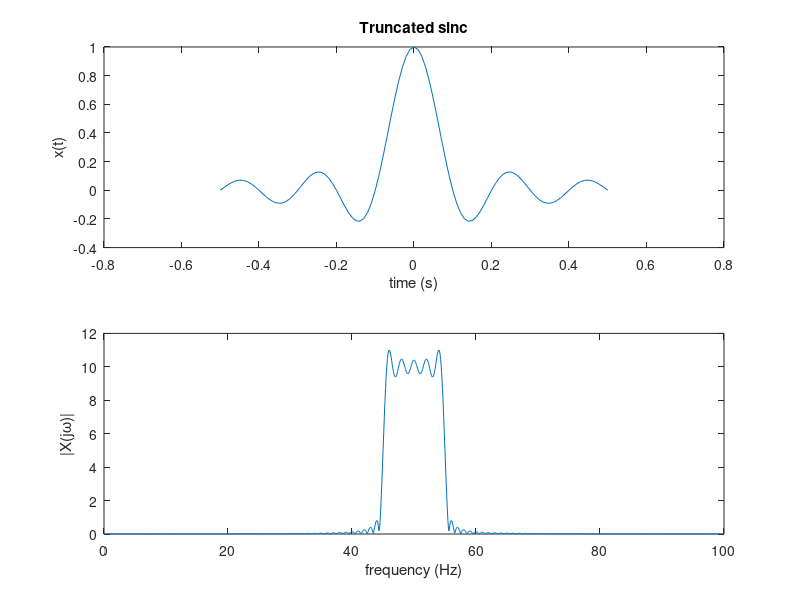
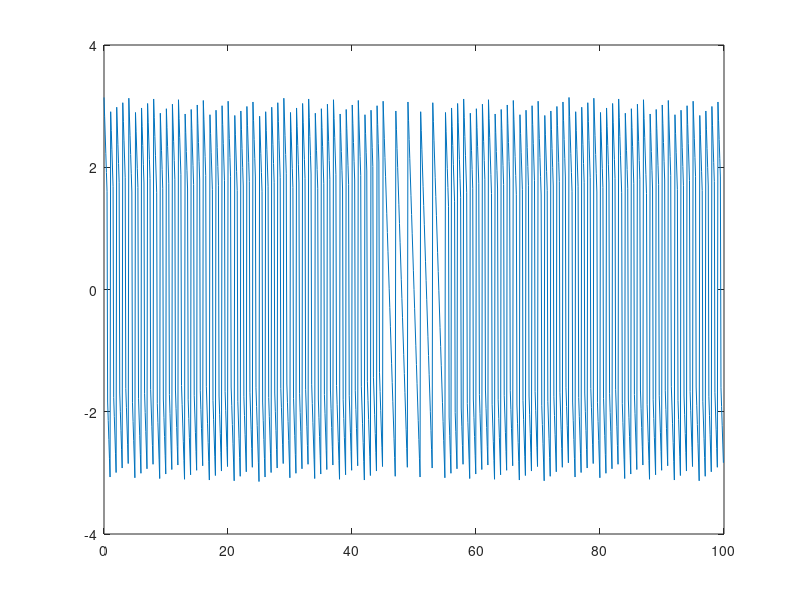
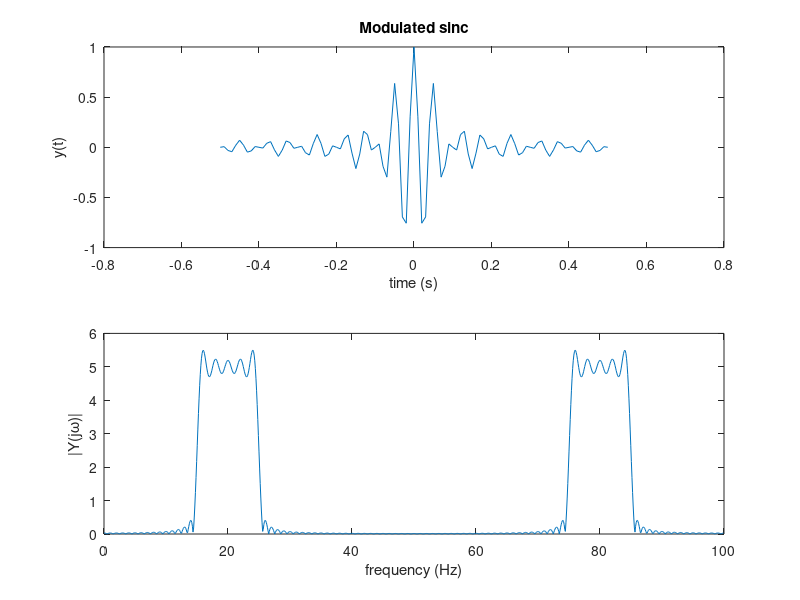
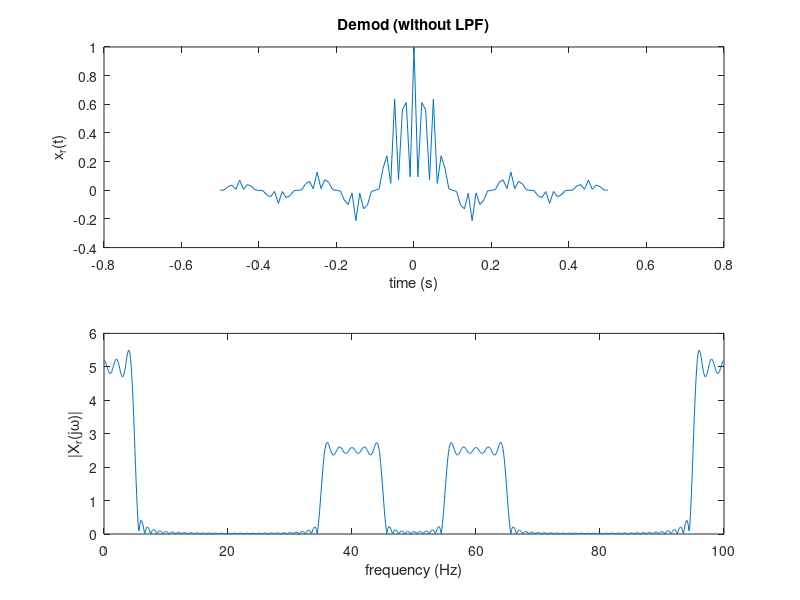

MATLAB code for these plots, in order:
Ts = .1; % symbol period (rate 1/Ts)
dt = .01; % sample period
t = -5*Ts:dt:5*Ts; % time vector
x = sinc(t/Ts); % define sinc, note Matlab convention sinc(x) =sin(pi*x)/(pi*x)
figure
subplot(2,1,1), plot(t,x)
xlabel('time (s)'), ylabel('x(t)'), title('Truncated sinc')
fs = 1/dt; % sample frequency
Nfft = 1024; % length of fft
f = [0:fs/Nfft:fs-fs/Nfft];
subplot(2,1,2), plot(f,abs(fftshift((fft(x,Nfft)))))
xlabel('frequency (Hz)'), ylabel('|X(j\omega)|')

figure, plot(f,angle(fftshift((fft(x,Nfft)))))

%% modulated sinc
wc = 2*pi*20; % 20Hz modulation
y = x.*cos(wc*t);
figure
subplot(2,1,1), plot(t,y)
xlabel('time (s)'), ylabel('y(t)'), title('Modulated sinc')
fs = 1/dt; % sample frequency
Nfft = 1024; % length of fft
f = [0:fs/Nfft:fs-fs/Nfft];
subplot(2,1,2), plot(f,abs(fft(y,Nfft)))
xlabel('frequency (Hz)'), ylabel('|Y(j\omega)|')
%% demodulated
xr = y.*cos(wc*t);
figure
subplot(2,1,1), plot(t,xr)
xlabel('time (s)'), ylabel('x_r(t)'), title('Demod (without LPF)')
fs = 1/dt; % sample frequency
Nfft = 1024; % length of fft
f = [0:fs/Nfft:fs-fs/Nfft];
subplot(2,1,2), plot(f,abs(fft(xr,Nfft)))
xlabel('frequency (Hz)'), ylabel('|X_r(j\omega)|')
% then LPF, e.g., lowpass()